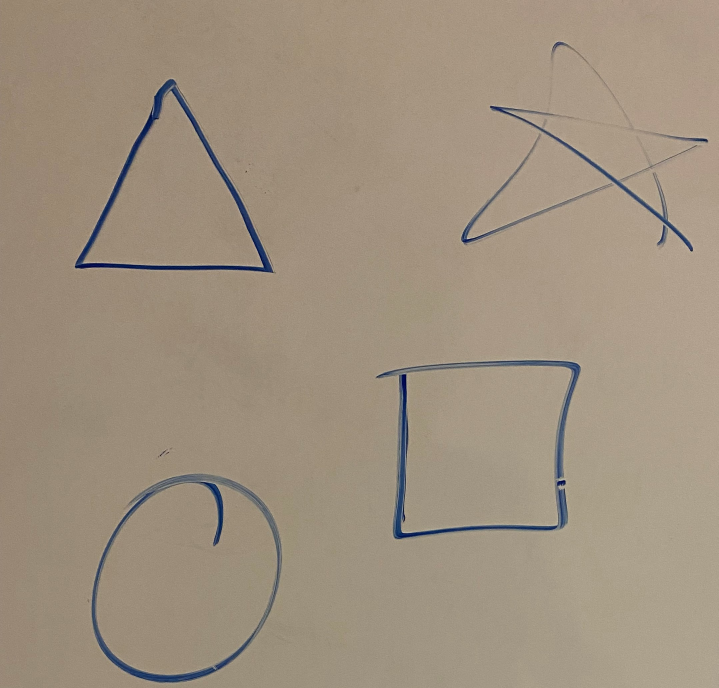
#> input picture ex-images/1.jpg, 2155 x 2064 px (shown at 1/3 size)
$ python image.py
#> lines starting #> are read from the running program, lines starting #| are printed output that depends on the picture; after the words box and inside, x2 and y2 are one past the last pixel; in counts of white or black regions, pixels touching at a corner belong together
import cv2
import os
import numpy as np
from matplotlib import pyplot as plt

def intersects(box1, box2):
    return not (box1[2] < box2[0] or box1[0] > box2[2] or box1[1] > box2[3] or box1[3] < box2[1])


LOWER_BLUE_COLOR = [25,25,0]
UPPER_BLUE_COLOR = [255,255,255]
CONTOUR_SIZE_RESTRICTION = 40
BORDER_SHAPE_ADD = 15


imagesFolder = "ex-images"
example_img = os.path.join(imagesFolder, "1.jpg")

#List of xy and width
img = cv2.imread(example_img)
#> img is the input picture: shape (2064, 2155, 3); mean B, G, R 127.1, 145, 159.2

# converting image into grayscale image
scale_percent = 30
width = int(img.shape[1] * scale_percent / 100)
#> width = 646
height = int(img.shape[0] * scale_percent / 100)
#> height = 619
dsize = (width, height)
#> dsize = (646, 619)
# resize image
img = cv2.resize(img, dsize)
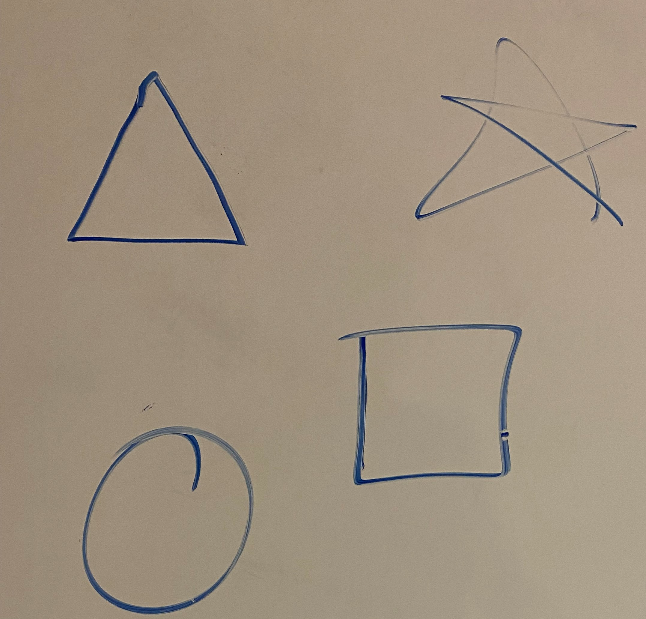
#> img: shape (619, 646, 3); mean B, G, R 126.9, 144.9, 159.1

# Get image from between 2 main colors
imghsv = cv2.cvtColor(img, cv2.COLOR_BGR2HSV)
#> imghsv: shape (619, 646, 3); mean H, S, V 19.4, 55, 160.1
lower_blue = np.array(LOWER_BLUE_COLOR)
upper_blue = np.array(UPPER_BLUE_COLOR)
mask_blue = cv2.inRange(imghsv, lower_blue, upper_blue)
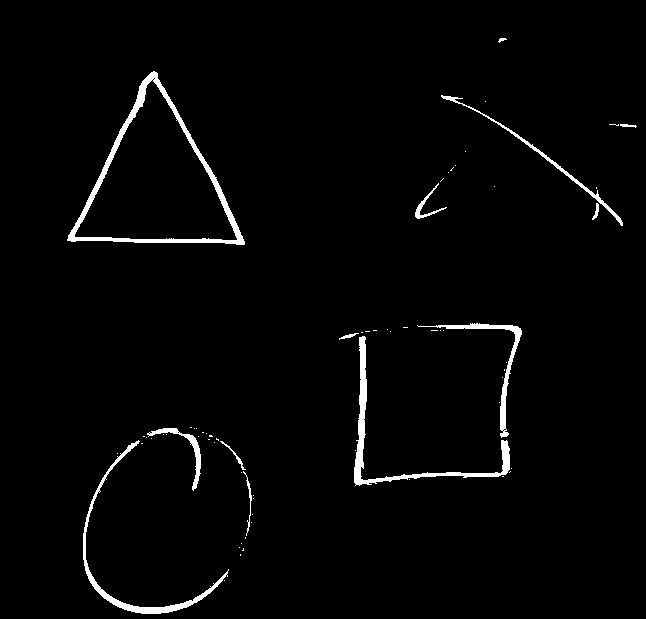
#> mask_blue: shape (619, 646); 2.2% white; 68 white regions (55 under 20 px)
#Show masked image
# cv2.imshow("winname" , mask_blue)
contours, _ = cv2.findContours(mask_blue, cv2.RETR_EXTERNAL, cv2.CHAIN_APPROX_SIMPLE)
#> contours = 68 contours, 56 with area under 20; largest, box (x1, y1, x2, y2) and area: (67, 71, 245, 245) 15894, (354, 336, 510, 486) 1474, (83, 440, 229, 614) 1100, (417, 323, 522, 438) 714, (441, 95, 623, 226) 484

im = np.copy(img)
imSizeRestrict = np.copy(img)


sizedContours = []
dimensionsShapes = []
for c in contours:
    if (cv2.contourArea(c) > CONTOUR_SIZE_RESTRICTION):
        sizedContours.append(c)
        rect = cv2.boundingRect(c)
        x,y,w,h = rect
        dimensionsShapes.append([x,y,w,h])
        cv2.rectangle(imSizeRestrict,(x,y),(x+w,y+h),(0,100,0),2)
        cv2.putText(imSizeRestrict,str(cv2.contourArea(c)),(x+w+10,y+h),0,0.3,(255,0,0))
#> this loop made 68 passes
#> (x, y, w, h) on passes 21, 22, 36, 42, 53, 57, 66, 67: (220, 441, 26, 29), (83, 440, 146, 174), (147, 428, 54, 63), (354, 336, 156, 150), (417, 323, 105, 115), (415, 183, 32, 36), (441, 95, 182, 131), (67, 71, 178, 174)
#> c on passes 1 to 6: [[224, 580]], [[240, 554], [240, 555]], [[243, 548], [243, 549], [242, 550], [243, 550]], [[239, 547]], [[241, 543]], [[245, 537], [245, 538]]
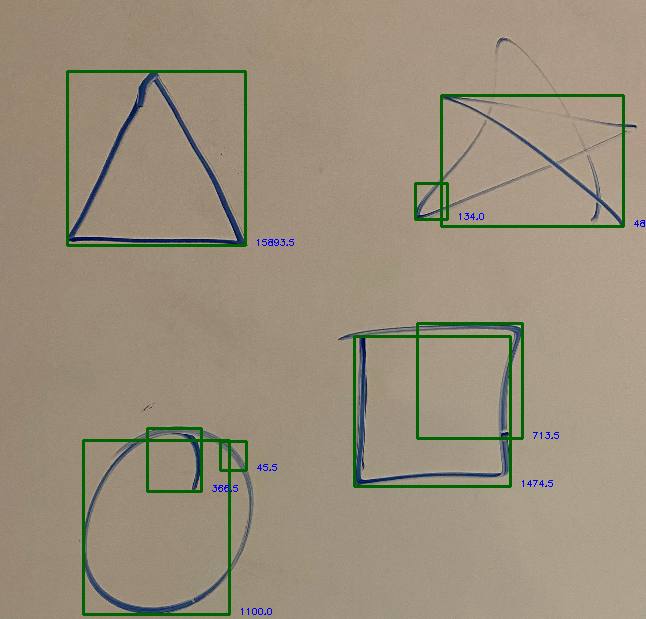
#> imSizeRestrict: shape (619, 646, 3); 2.72% of pixels changed, all inside (x1, y1, x2, y2) = (66, 70, 645, 616)
#> after the loop, dimensionsShapes = [[220, 441, 26, 29], [83, 440, 146, 174], [147, 428, 54, 63], [354, 336, 156, 150], [417, 323, 105, 115], [415, 183, 32, 36], [441, 95, 182, 131], [67, 71, 178, 174]]; sizedContours = 8 contours; box (x1, y1, x2, y2) and area: (67, 71, 245, 245) 15894, (354, 336, 510, 486) 1474, (83, 440, 229, 614) 1100, (417, 323, 522, 438) 714, (441, 95, 623, 226) 484, (147, 428, 201, 491) 366, (415, 183, 447, 219) 134, (220, 441, 246, 470) 46
print("-"*10)
print("Detected " +str(len(sizedContours)) + " shapes.")
#| Detected 8 shapes.

cv2.imshow('Known', imSizeRestrict)
cv2.waitKey(0)


# Checks each value with all others in arrary to see intersection, removes smaller array
for shape in dimensionsShapes:
    for shapeCheck in dimensionsShapes:
        if intersects((shape[0],shape[1],shape[2]+shape[0],shape[3]+shape[1]), (shapeCheck[0],shapeCheck[1],shapeCheck[2]+shapeCheck[0],shapeCheck[3]+shapeCheck[1])) and shape != shapeCheck:
            if shape[2]*shape[3] > shapeCheck[2]*shapeCheck[3]:
                dimensionsShapes.remove(shapeCheck)
            else:
                dimensionsShapes.remove(shape)
#> this loop made 4 passes
#> after the loop, dimensionsShapes = [[83, 440, 146, 174], [354, 336, 156, 150], [441, 95, 182, 131], [67, 71, 178, 174]]

textBuffer = 5

ct = 1
for shapeFinalizaed in dimensionsShapes:
    x, y, w, h = shapeFinalizaed
    x, y = x - BORDER_SHAPE_ADD, y - BORDER_SHAPE_ADD
    w, h = w + BORDER_SHAPE_ADD * 2, h + BORDER_SHAPE_ADD  * 2
    cv2.rectangle(im,(x,y),(x+w,y+h),(0,255,0),2)
    cv2.putText(im,"Shape - " + str(ct),(x+w+textBuffer,y+h),0,0.3,(255,0,0))
    ct += 1
#> this loop made 4 passes
#> (shapeFinalizaed, x, y, w, h) on passes 1 to 4: ([83, 440, 146, 174], 68, 425, 176, 204), ([354, 336, 156, 150], 339, 321, 186, 180), ([441, 95, 182, 131], 426, 80, 212, 161), ([67, 71, 178, 174], 52, 56, 208, 204)
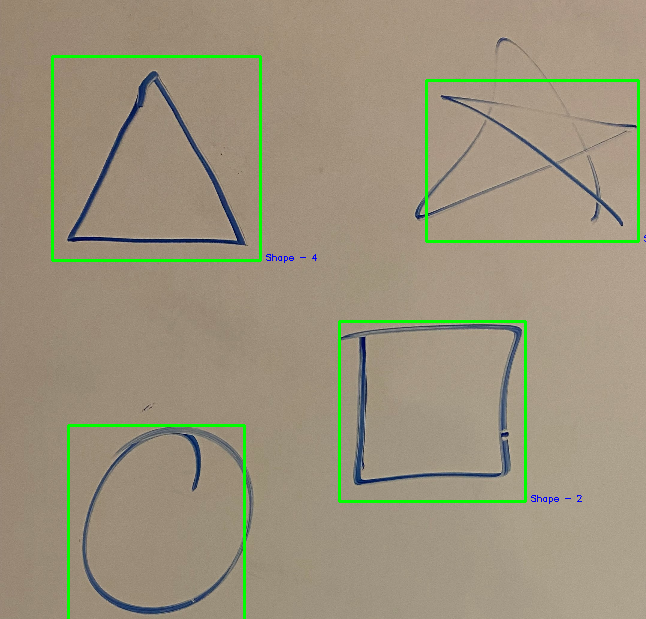
#> im: shape (619, 646, 3); 2.19% of pixels changed, all inside (x1, y1, x2, y2) = (51, 55, 646, 619)
#> after the loop, ct = 5

cv2.imshow('Known', im)
cv2.waitKey(0)
cv2.destroyAllWindows()


# A bunch of random other code
"""
for con in sizedContours:
    #Possible Clean
    rect = cv2.boundingRect(con)
    x,y,w,h = rect
    print(rect)
    intersect = False
    for c in sizedContours:
        Trect = cv2.boundingRect(c)
        Tx,Ty,Tw,Th = Trect
        if intersects((x,y,w+x,h+y), (Tx,Ty,Tw+Tx,Th+Ty)) and (x,y,w+x,h+y) != (Tx,Ty,Tw+Tx,Th+Ty):

            print(x,y,w,h)
            print(Tx,Ty,Tw,Th)

            newX = min(x, Tx)
            newY = min(y, Ty)
            newW = x + w + Tw - abs(Tx - (x + w))
            newH = y + h + Th - abs(Ty - (y + h))
            print(newX, newY, newW, newH)
            print()
            cv2.rectangle(im,(newX,newY),(newX+newW,newY+newH),(0,255,0),2)
            cv2.putText(im,str(cv2.contourArea(c)),(newX+newW+10,newY+newH),0,0.3,(255,0,0))
            intersect = True
    if not intersect:
        cv2.rectangle(im,(x,y),(x+w,y+h),(0,255,0),2)
        cv2.putText(im,str(cv2.contourArea(c)),(x+w+10,y+h),0,0.3,(255,0,0))


cv2.drawContours(im, contours, -1, (255, 0, 0), 1)


cv2.imshow('Test Image Between 2 colors', im)
cv2.waitKey(0)
cv2.destroyAllWindows()
"""

"""
gray = cv2.cvtColor(img, cv2.COLOR_BGR2GRAY)
blur = cv2.GaussianBlur(gray, (0,0), sigmaX=100, sigmaY=100)
divide = cv2.divide(gray, blur, scale=255)
thresh = cv2.threshold(divide, 0, 255, cv2.THRESH_BINARY+cv2.THRESH_OTSU)[1]
kernel = cv2.getStructuringElement(cv2.MORPH_RECT, (3,3))
morph = cv2.morphologyEx(thresh, cv2.MORPH_CLOSE, kernel)

cv2.imshow('Gausian Blur Something', morph)
cv2.waitKey(0)
cv2.destroyAllWindows()
"""


"""
gray = cv2.medianBlur(cv2.cvtColor(img, cv2.COLOR_BGR2GRAY),5)
_, threshold = cv2.threshold(gray, 127, 255, cv2.THRESH_BINARY)
# using a findContours() function
contours, _ = cv2.findContours(threshold, cv2.RETR_TREE, cv2.CHAIN_APPROX_SIMPLE)
cv2.imshow('shapes', img)
cv2.waitKey(0)
cv2.destroyAllWindows()

i = 0
# list for storing names of shapes
for contour in contours:
    # here we are ignoring first counter because
    # findcontour function detects whole image as shape
    if i == 0:
        i = 1
        continue
    # cv2.approxPloyDP() function to approximate the shape
    approx = cv2.approxPolyDP(contour, 0.01 * cv2.arcLength(contour, True), True)

    if not (cv2.contourArea(approx) < 10):
        print(len(approx))
        # using drawContours() function
        cv2.drawContours(img, [contour], 0, (0, 0, 255), 1)
        # finding center point of shape
        M = cv2.moments(contour)
        if M['m00'] != 0.0:
            x = int(M['m10']/M['m00'])
            y = int(M['m01']/M['m00'])
        # putting shape name at center of each shape
        if len(approx) == 3:
            cv2.putText(img, 'Triangle', (x, y),
                        cv2.FONT_HERSHEY_SIMPLEX, 0.6, (255, 255, 255), 2)
        elif len(approx) == 4:
            cv2.putText(img, 'Quadrilateral', (x, y),
                        cv2.FONT_HERSHEY_SIMPLEX, 0.6, (255, 255, 255), 2)
        elif len(approx) == 5:
            cv2.putText(img, 'Pentagon', (x, y),
                        cv2.FONT_HERSHEY_SIMPLEX, 0.6, (255, 255, 255), 2)
        elif len(approx) == 6:
            cv2.putText(img, 'Hexagon', (x, y),
                        cv2.FONT_HERSHEY_SIMPLEX, 0.6, (255, 255, 255), 2)
        else:
            cv2.putText(img, 'circle', (x, y),
                        cv2.FONT_HERSHEY_SIMPLEX, 0.6, (255, 255, 255), 2)


# displaying the image after drawing contours
cv2.imshow('shapes', img)
cv2.waitKey(0)
cv2.destroyAllWindows()
"""
